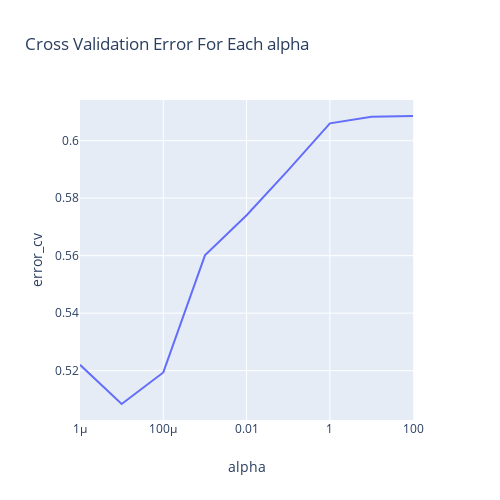

Notebook cell for this chart:
### Markdown cell above
### Applying Logistic Regression and hyperparameter tuning (alpha) :

### Code cell
import plotly.express as px

alpha = [10 ** x for x in range(-6, 3)]
cv_log_error_array = []
for i in alpha:
    print("for alpha =", i)
    clf = SGDClassifier(class_weight='balanced', alpha=i, penalty='l2', loss='log', random_state=42)
    clf.fit(x_train_tfidf, y_train)
    sig_clf = CalibratedClassifierCV(clf, method="sigmoid")
    sig_clf.fit(x_train_tfidf,y_train)
    sig_clf_probs = sig_clf.predict_proba(x_cv_tfidf)
    cv_log_error_array.append(log_loss(y_cv, sig_clf_probs, labels=clf.classes_, eps=1e-15))
    print("Log Loss :",log_loss(y_cv, sig_clf_probs)) 



df = pd.DataFrame({'alpha': alpha, 'error_cv': cv_log_error_array })
fig = px.line(df, x="alpha", y="error_cv",width=500,height=500,title="Cross Validation Error For Each alpha",log_x=True)
fig.show()



best_alpha = np.argmin(cv_log_error_array)
clf = SGDClassifier(class_weight='balanced', alpha=alpha[best_alpha], penalty='l2', loss='log', random_state=42)
clf.fit(x_train_tfidf, y_train)
sig_clf = CalibratedClassifierCV(clf, method="sigmoid")
sig_clf.fit(x_train_tfidf, y_train)

predict_y = sig_clf.predict_proba(x_train_tfidf)
print('For values of best alpha = ', alpha[best_alpha], "The train log loss is:",log_loss(y_train, predict_y, labels=clf.classes_, eps=1e-15))
predict_y = sig_clf.predict_proba(x_cv_tfidf)
print('For values of best alpha = ', alpha[best_alpha], "The cross validation log loss is:",log_loss(y_cv, predict_y, labels=clf.classes_, eps=1e-15))
predict_y = sig_clf.predict_proba(x_test_tfidf)
print('For values of best alpha = ', alpha[best_alpha], "The test log loss is:",log_loss(y_test, predict_y, labels=clf.classes_, eps=1e-15))

### Figure 1 — Plotly figure (JSON) as saved in the notebook; plotly's stock layout.template omitted (floating-point values rounded to 4 significant figures)
{"data": [{"hoverlabel": {"namelength": 0}, "hovertemplate": "alpha=%{x}<br>error_cv=%{y}", "legendgroup": "", "line": {"color": "#636efa", "dash": "solid"}, "mode": "lines", "name": "", "showlegend": false, "type": "scatter", "x": [1e-06, 1e-05, 0.0001, 0.001, 0.01, 0.1, 1, 10, 100], "xaxis": "x", "y": [0.522, 0.5084, 0.5194, 0.5601, 0.5741, 0.5898, 0.606, 0.6083, 0.6086], "yaxis": "y"}], "layout": {"height": 500, "legend": {"tracegroupgap": 0}, "title": {"text": "Cross Validation Error For Each alpha"}, "width": 500, "xaxis": {"anchor": "y", "domain": [0, 0.98], "title": {"text": "alpha"}, "type": "log"}, "yaxis": {"anchor": "x", "domain": [0, 1], "title": {"text": "error_cv"}}}}
